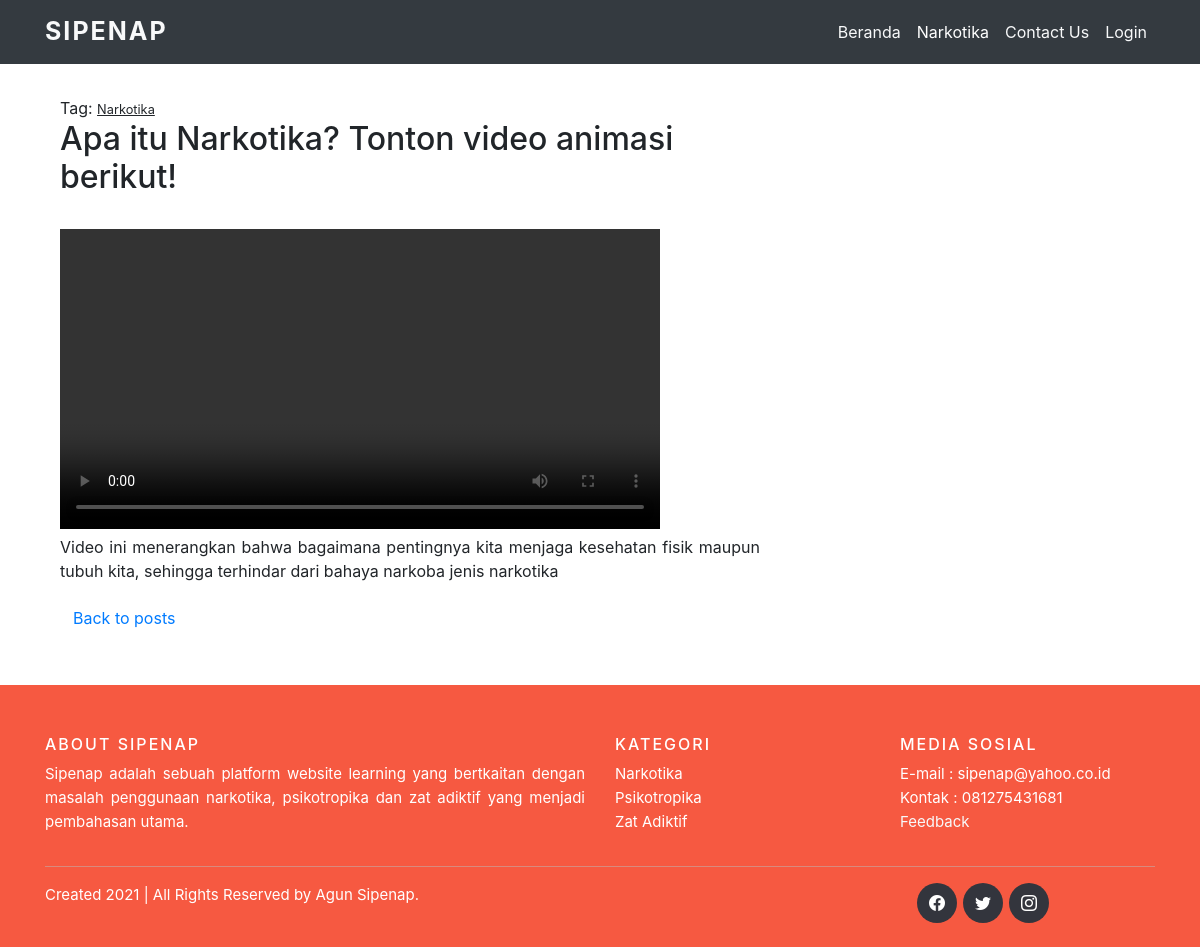
The app's page /golongan/narkotika.php?id=18 with its own data.
### tables this page shows
CREATE TABLE `golongan` (
  `id_golongan` int(11) NOT NULL,
  `kategori` varchar(50) NOT NULL,
  `golongan` varchar(50) NOT NULL,
  `animasi` varchar(255) NOT NULL,
  `keterangan` text NOT NULL,
  `judul` varchar(255) NOT NULL
);

### golongan/narkotika.php (the view, shortened to what this page needs)
<?php
  include '../admin/config/koneksi.php';
  $id_narkotika = $_GET["id"];
  $ambil = $koneksi->query("SELECT * FROM golongan WHERE id_golongan='$id_narkotika'");
  $singlePage = $ambil->fetch_assoc();
?>
<!DOCTYPE html>
<html lang="en">
<head>
  <link href="https://stackpath.bootstrapcdn.com/bootstrap/4.1.3/css/bootstrap.min.css" rel="stylesheet">
  <link rel="stylesheet" href="https://cdn.jsdelivr.net/npm/bootstrap-icons@1.7.1/font/bootstrap-icons.css">
  <link rel="stylesheet" href="../admin/assets/css/bootsrap.min.css">
  <link rel="stylesheet" href="../admin/assets/css/custom-css.css">
</head>
<body>
  <nav class="navbar navbar-expand-lg navbar-light bg-dark fixed-top">
    <div class="container">
      <a class="navbar-brand text-light" href="../index.php">SIPENAP</a>
      <div class="collapse navbar-collapse" id="navbarSupportedContent">
        <ul class="navbar-nav ml-auto">
          <li class="nav-item active">
            <a class="nav-link text-light" href="../index.php">Beranda</a>
          </li>
          <div class="dropdown show">
            <li><a class="nav-link" style="color: white;" href="../narkotika.php">Narkotika</a></li>
          </div>
          <li class="nav-item">
            <a class="nav-link text-light" href="../contact.php">Contact Us</a>
          </li>
          <li class="nav-item">
            <a class="nav-link text-light" href="../admin/login.php">Login</a>
          </li>
        </ul>
      </div>
    </div>
  </nav>
  <section class="kontent">
    <div class="container mt-5">
      <div class="row">
        <div class="col-md-8 mb-5">
          <article class="artikel-website mt-5">
            <div class="container artikel">
              Tag: <u><small class="mb-4 pt-4"><?php echo $singlePage['kategori']; ?></small></u><br>
              <h2><?php echo $singlePage['judul']; ?></h2><br>
              <video src="../video/<?php echo $singlePage['animasi']; ?>" controls width='600'></video>
              <p class="text-justify"><?php echo $singlePage['keterangan']; ?></p>
              <a href="../narkotika.php" class="btn btn-outline-default">Back to posts</a>
            </div>
          </article>
        </div>
      </div>
  </section>
  <?php include '../footer.php'; ?>
</body>
</html>

### records on screen
golongan: kategori "Narkotika", judul "Apa itu Narkotika? Tonton video animasi berikut!", keterangan "Video ini menerangkan bahwa bagaimana pentingnya kita menjaga kesehatan fisik maupun tubuh kita, sehingga terhindar dari bahaya narkoba jenis narkotika"
